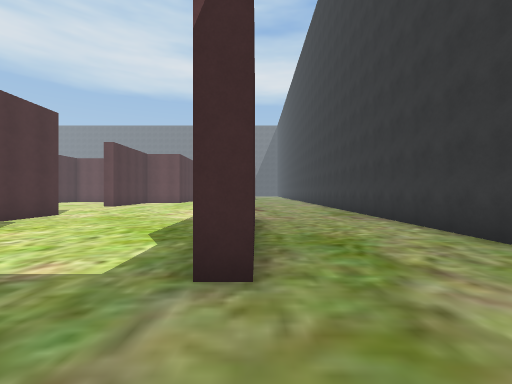
view 1 (above)

24 first-person views from a walk through a scene from a Unity 3-D project. The camera is 1.5 m above the floor, looks level and sees 90° across. The floor is counted in squares, 2 m on a side. Each view is taken from the middle of a square. On the plan, view 1 faces up. The plan holds only what a view shows up to about 9 squares ahead; the rest is blank. The place goes on beyond the plan. The player is left out.

view 2
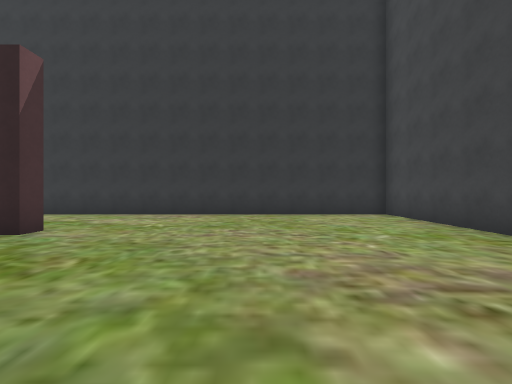

view 3
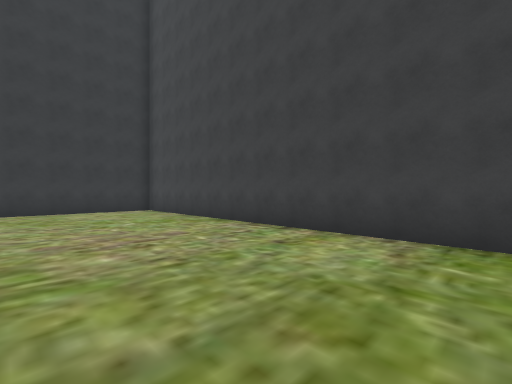

view 4
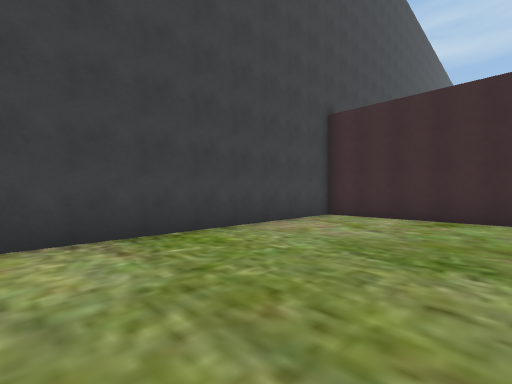

view 5
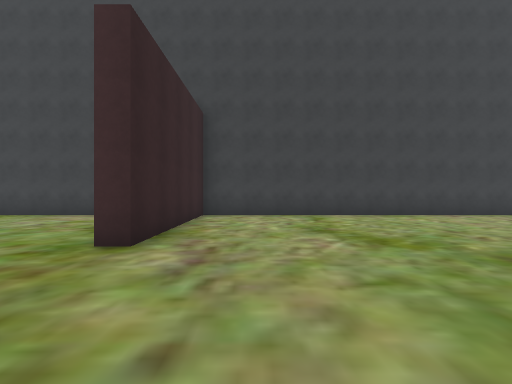

view 6
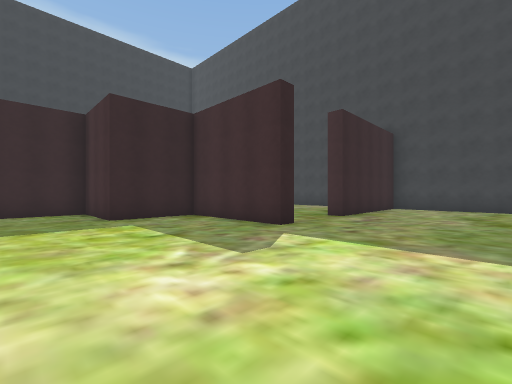

view 7
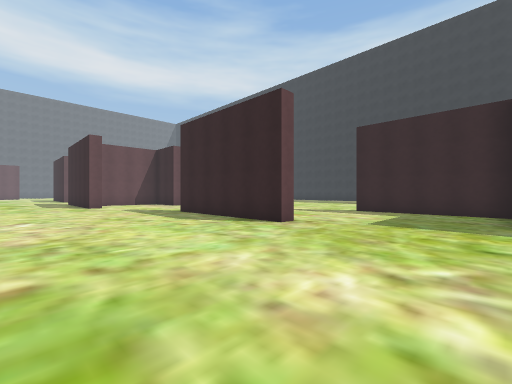

view 8
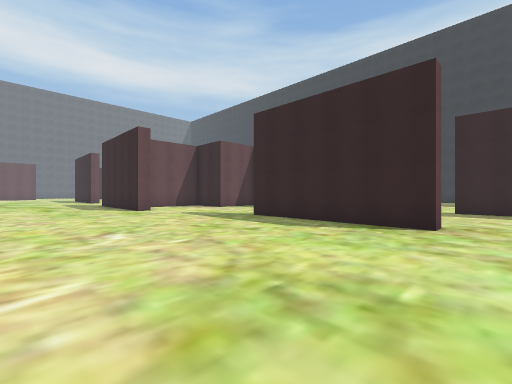

view 9
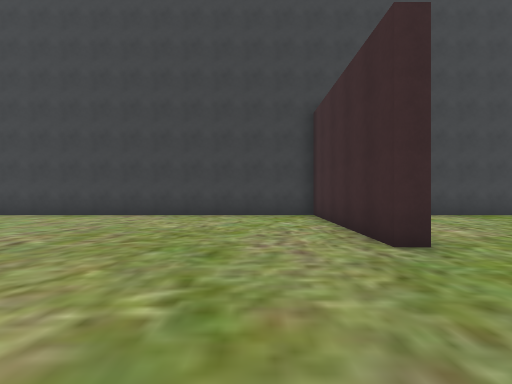

view 10
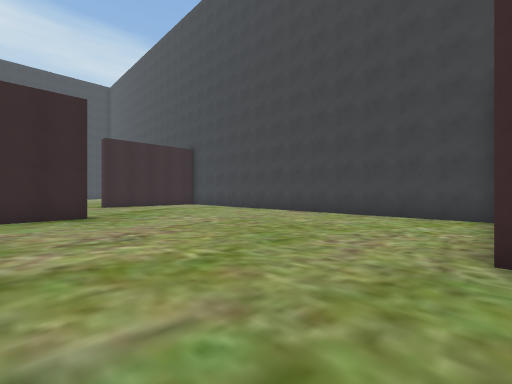

view 11
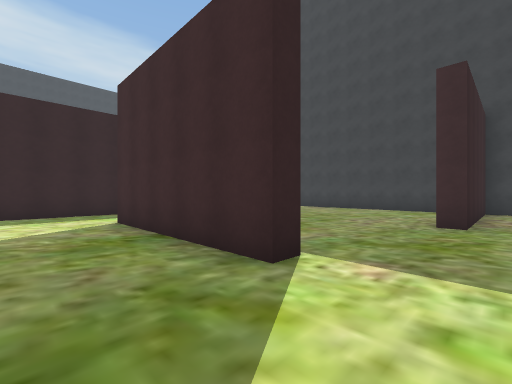

view 12
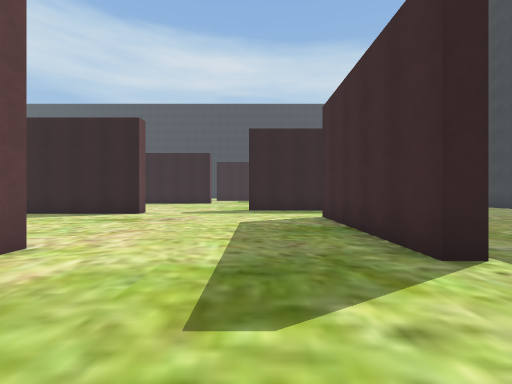

view 13
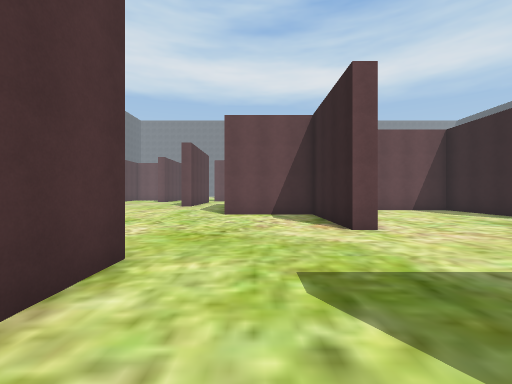

view 14
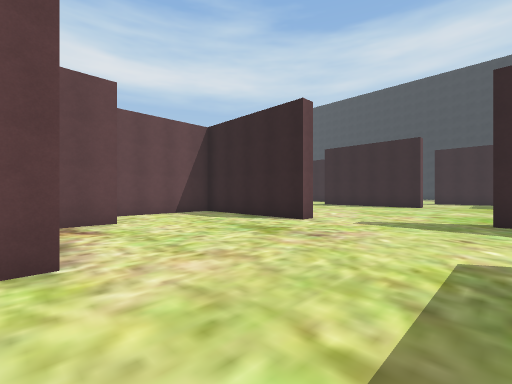

view 15
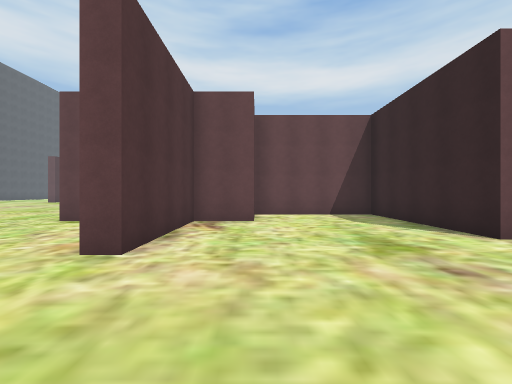

view 16
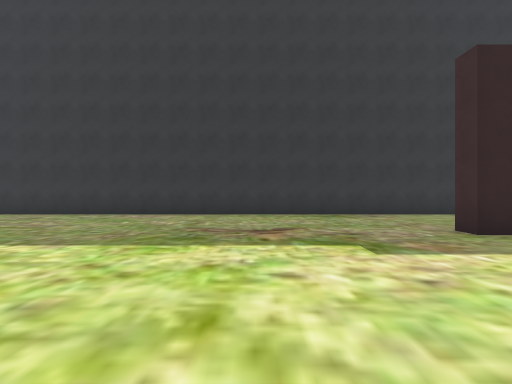

view 17
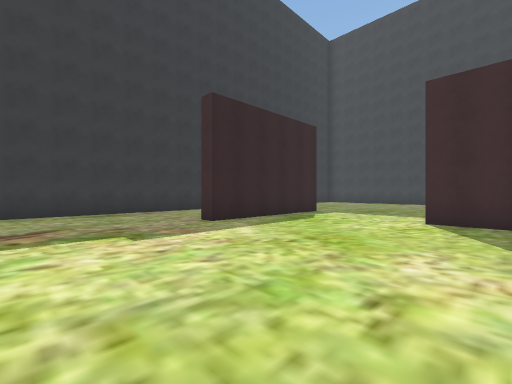

view 18
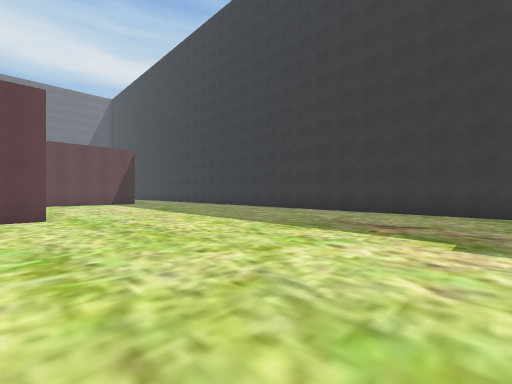

view 19
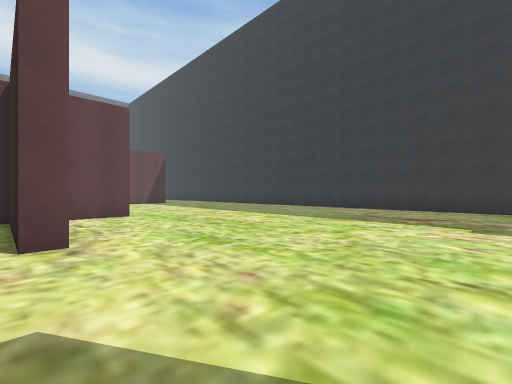

view 20
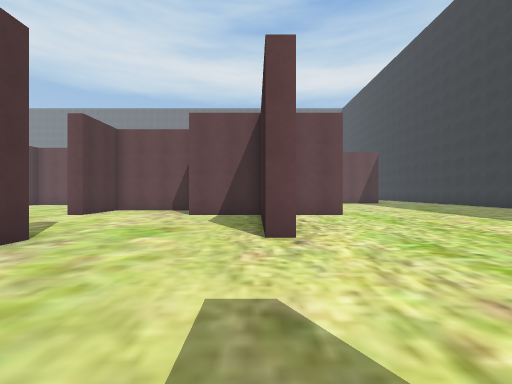

view 21
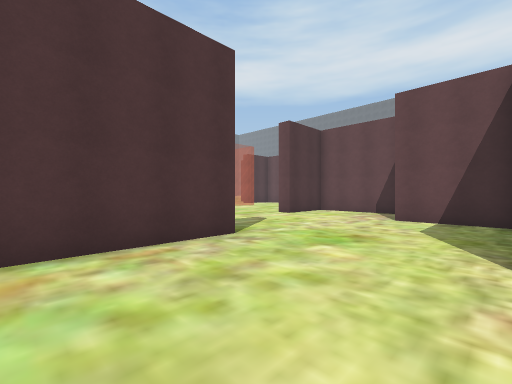

view 22
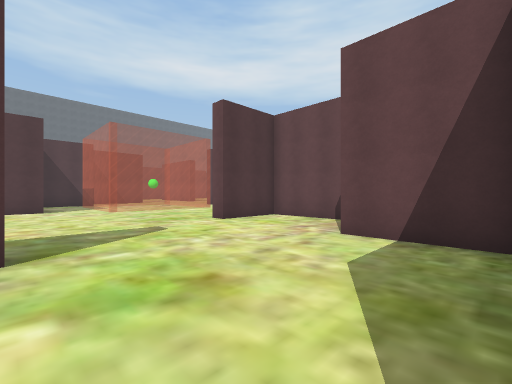

view 23
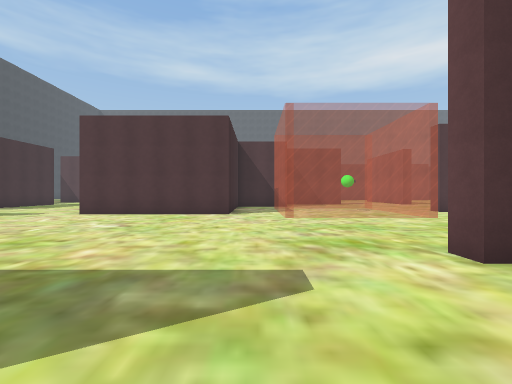

view 24
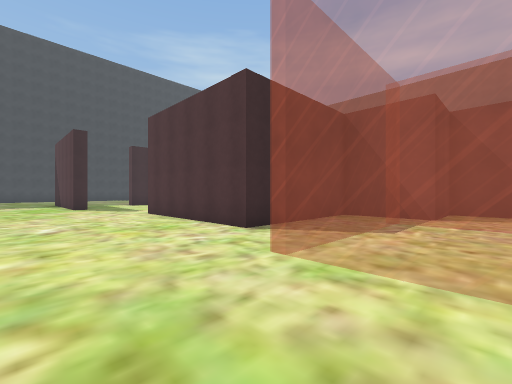

### Floor plan
Points are (right, up) in squares from view 1. A wall is a line through its corners. A room is listed if a view was taken in it or the views show most of it. See-through windows are left out.
Room 1 (views 1, 2, 3, 4, 5, 6, 7, 8, 9, 10, 11, 12, 13, 14, 15, 16, 17, 18, 19, 20, 21, 22, 23, 24)
walls: (-11.5, 8) (-12.1, 8) (-12.1, 13.1); (-13.3, 1) (-13.3, 1.5) (-9.6, 1.5) (-9.6, 4) (-7, 4) (-7, 8.4); (-12.8, -2) (-12.8, -6.4) (3.6, -6.4) (3.6, 18.5); (-6, 4) (-4.5, 4); (-6.5, 8.4) (-6.5, 6.4); (-18.6, 0.2) (-18.6, 5.4); (-11.6, 13.1) (-11.6, 10); (-7.2, 13.2) (-7.8, 13.2) (-7.8, 16.8); (-24, 11.6) (-25.6, 11.6) (-25.6, 8) (-26.2, 8) (-26.2, 11.6) (-29.1, 11.6); (0, 3.6) (0, 2.1) (-0.5, 2.1) (-0.5, 7.1) (0, 7.1); (-7.8, 17.3) (-10.2, 17.3); (-26.2, 2.4) (-26.2, 3) (-21.2, 3); (-13.7, 18.5) (-13.7, 17.3) (-14.2, 17.3); (-5.1, 17.3) (-6.8, 17.3); (-24.1, 15.5) (-24.1, 14.1) (-19.6, 14.1) (-19.6, 9) (-20.1, 9) (-20.1, 13.6) (-24.1, 13.6); (-29.5, 5.9) (-29.5, 4.4); (-28, -6.4) (-27.4, -6.4) (-27.4, -1.5) (-26.9, -1.5) (-26.9, -6.4) (-13.3, -6.4) (-13.3, -1.5) (-12.8, -1.5); (-31.5, -6.4) (-30.6, -6.4)
ways out: opening at (-23, 16)

Positions as (right, up) in squares from view 1, and headings:
1: (0, 0), facing up
2: (-5, -2), facing right
3: (-7, -2), facing down-right
4: (-5, -2), facing down-left
5: (-15, 2), facing down
6: (-17, 6), facing down-right
7: (-17, 4), facing up-right
8: (-18, 7), facing up-right
9: (-25, 2), facing down
10: (-27, 2), facing down-right
11: (-28, 5), facing down-right
12: (-29, 5), facing right
13: (-28, 3), facing up
14: (-26, 5), facing up-right
15: (-24, 5), facing up
16: (-5, 11), facing right
17: (-6, 11), facing down-right
18: (-6, 9), facing up-right
19: (-8, 9), facing up-right
20: (-8, 9), facing up
21: (-8, 10), facing up-left
22: (-8, 13), facing up-left
23: (-11, 15), facing left
24: (-16, 18), facing down-left
